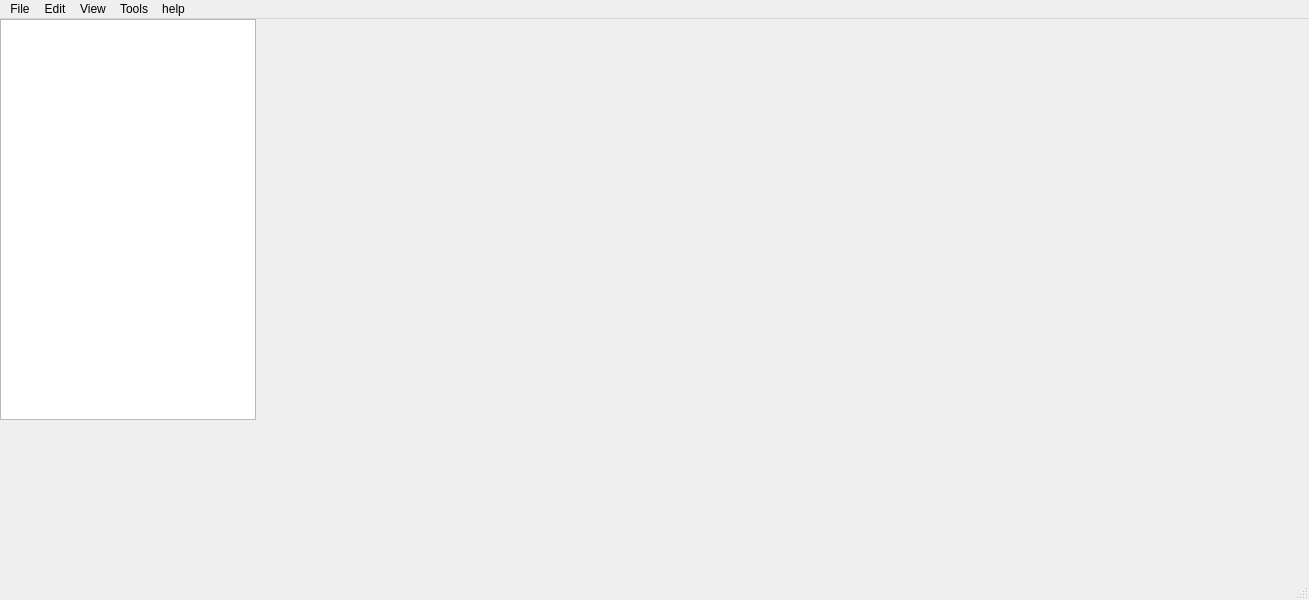
<?xml version="1.0" encoding="UTF-8"?>
<ui version="4.0">
 <class>MainWinSoft</class>
 <widget class="QMainWindow" name="MainWinSoft">
  <property name="geometry">
   <rect>
    <x>0</x>
    <y>0</y>
    <width>1309</width>
    <height>600</height>
   </rect>
  </property>
  <property name="windowTitle">
   <string>MainWinSoft</string>
  </property>
  <property name="styleSheet">
   <string notr="true"/>
  </property>
  <widget class="QWidget" name="centralwidget">
   <widget class="QTreeView" name="treeView">
    <property name="geometry">
     <rect>
      <x>0</x>
      <y>0</y>
      <width>256</width>
      <height>401</height>
     </rect>
    </property>
    <property name="minimumSize">
     <size>
      <width>0</width>
      <height>401</height>
     </size>
    </property>
    <property name="maximumSize">
     <size>
      <width>16777215</width>
      <height>401</height>
     </size>
    </property>
   </widget>
  </widget>
  <widget class="QMenuBar" name="menubar">
   <property name="geometry">
    <rect>
     <x>0</x>
     <y>0</y>
     <width>1309</width>
     <height>22</height>
    </rect>
   </property>
   <property name="styleSheet">
    <string notr="true">qlineargradient rgb(61, 56, 70)</string>
   </property>
   <widget class="QMenu" name="menuFile">
    <property name="title">
     <string>File</string>
    </property>
    <addaction name="actionNew_File"/>
    <addaction name="actionOpen_File"/>
    <addaction name="actionPreferences"/>
    <addaction name="actionQuit"/>
    <addaction name="actionQuit_2"/>
   </widget>
   <widget class="QMenu" name="menuEdit">
    <property name="title">
     <string>Edit</string>
    </property>
    <addaction name="actionCopy"/>
    <addaction name="actionCut"/>
    <addaction name="actionPaste"/>
   </widget>
   <widget class="QMenu" name="menuView">
    <property name="title">
     <string>View</string>
    </property>
    <addaction name="actionTheme"/>
    <addaction name="actionResize"/>
   </widget>
   <widget class="QMenu" name="menuTools">
    <property name="title">
     <string>Tools</string>
    </property>
    <widget class="QMenu" name="menuSchematic_Tools">
     <property name="title">
      <string>Schematic Tools</string>
     </property>
     <addaction name="actionComponents_Manage"/>
     <addaction name="actionSpice_Model"/>
    </widget>
    <widget class="QMenu" name="menuSimulator_Tools">
     <property name="title">
      <string>Simulator Tools</string>
     </property>
     <addaction name="actionConfigurations"/>
     <addaction name="actionStep_by_Step_Simulation"/>
    </widget>
    <addaction name="menuSchematic_Tools"/>
    <addaction name="menuSimulator_Tools"/>
    <addaction name="actionSettings"/>
   </widget>
   <widget class="QMenu" name="menuhelp">
    <property name="title">
     <string>help</string>
    </property>
    <addaction name="actionA_propos"/>
    <addaction name="actionManual"/>
    <addaction name="actionWebSite"/>
   </widget>
   <addaction name="menuFile"/>
   <addaction name="menuEdit"/>
   <addaction name="menuView"/>
   <addaction name="menuTools"/>
   <addaction name="menuhelp"/>
  </widget>
  <widget class="QStatusBar" name="statusbar"/>
  <action name="actionNew_File">
   <property name="text">
    <string>New Projects</string>
   </property>
  </action>
  <action name="actionOpen_File">
   <property name="text">
    <string>Open Projects</string>
   </property>
  </action>
  <action name="actionPreferences">
   <property name="text">
    <string>Save Projects</string>
   </property>
  </action>
  <action name="actionQuit">
   <property name="text">
    <string>Preferences</string>
   </property>
  </action>
  <action name="actionCopy">
   <property name="icon">
    <iconset theme="edit-copy">
     <normaloff>.</normaloff>.</iconset>
   </property>
   <property name="text">
    <string>Copy</string>
   </property>
  </action>
  <action name="actionTheme">
   <property name="text">
    <string>Theme</string>
   </property>
  </action>
  <action name="actionQuit_2">
   <property name="text">
    <string>Quit</string>
   </property>
  </action>
  <action name="actionCut">
   <property name="icon">
    <iconset theme="edit-cut">
     <normaloff>.</normaloff>.</iconset>
   </property>
   <property name="text">
    <string>Cut</string>
   </property>
  </action>
  <action name="actionResize">
   <property name="text">
    <string>Resize</string>
   </property>
  </action>
  <action name="actionSettings">
   <property name="text">
    <string>Settings</string>
   </property>
  </action>
  <action name="actionA_propos">
   <property name="text">
    <string>A propos</string>
   </property>
  </action>
  <action name="actionManual">
   <property name="text">
    <string>Manual</string>
   </property>
  </action>
  <action name="actionWebSite">
   <property name="text">
    <string>WebSite</string>
   </property>
  </action>
  <action name="actionComponents_Manage">
   <property name="text">
    <string>Components Manage</string>
   </property>
  </action>
  <action name="actionSpice_Model">
   <property name="text">
    <string>Spice Model</string>
   </property>
  </action>
  <action name="actionConfigurations">
   <property name="text">
    <string>Configurations</string>
   </property>
  </action>
  <action name="actionStep_by_Step_Simulation">
   <property name="text">
    <string>Step by Step Simulation</string>
   </property>
  </action>
  <action name="actionPaste">
   <property name="icon">
    <iconset theme="edit-paste">
     <normaloff>.</normaloff>.</iconset>
   </property>
   <property name="text">
    <string>Paste</string>
   </property>
  </action>
 </widget>
 <resources/>
 <connections>
  <connection>
   <sender>actionQuit_2</sender>
   <signal>triggered(bool)</signal>
   <receiver>MainWinSoft</receiver>
   <slot>close()</slot>
   <hints>
    <hint type="sourcelabel">
     <x>-1</x>
     <y>-1</y>
    </hint>
    <hint type="destinationlabel">
     <x>399</x>
     <y>299</y>
    </hint>
   </hints>
  </connection>
 </connections>
</ui>
